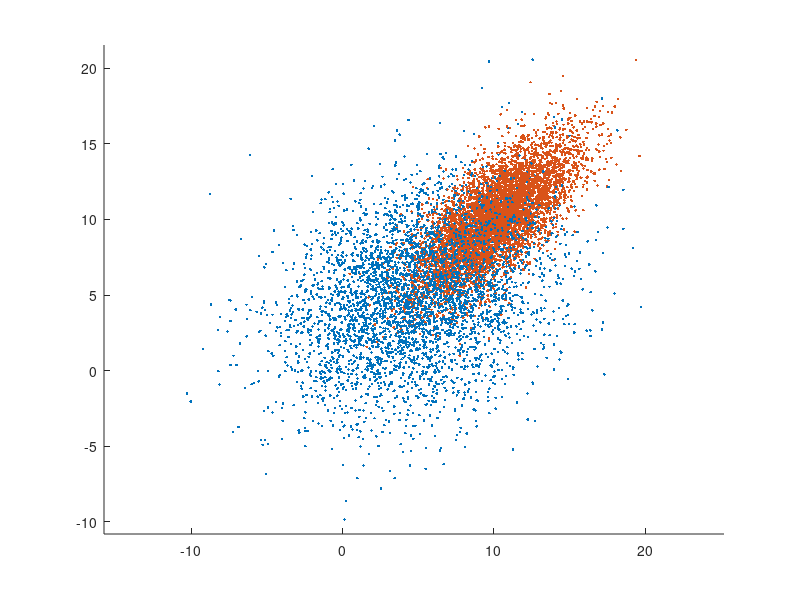

This figure's MATLAB source: (Note: this script raises an error after producing the figure.)
%% Initialisation
% Donnees
load ('donnees1.mat')
load ('donnees2.mat')

partie2 = true;
if (partie2)
    C1 = C3;
    C2 = C4;
end;

% Misc
nbIter = 50;
W = [6; 1; 2; -3];

% Erreurs
vecteurErreursMapC1 = zeros(nbIter, 1);
vecteurErreursMapC2 = zeros(nbIter, 1);

vecteurErreursPerceptronC1 = zeros(nbIter, 1);
vecteurErreursPerceptronC2 = zeros(nbIter, 1);

vecteurErreursMoindresC1 = zeros(nbIter, 1);
vecteurErreursMoindresC2 = zeros(nbIter, 1);

vecteurErreursMoindresOptC1 = zeros(nbIter, 1);
vecteurErreursMoindresOptC2 = zeros(nbIter, 1);

%% Affichage donnees
close all
figure('Name', 'Donnees')
hold on

axis equal
scatter3(C1(:, 1), C1(:,2),C1(:, 3), '.r')
scatter3(C2(:, 1), C2(:,2),C2(:, 3), '.b')
hold off


%% Classification
for i = 1:nbIter
    %% Echantillons
    disp(['Iteration ', num2str(i), ' en cours.'])
    [TrainC1, TrainC2, TestC1, TestC2] = extractTestAndTrain(C1, C2);
    
    
    %% MAP
    % Modele
    modelMAPC1 = trainModel(TrainC1, size(C1, 1));
    modelMAPC2 = trainModel(TrainC2, size(C2, 1));
    
    % Classification
    resMAPC1 = maxPost(TestC1, modelMAPC2, modelMAPC1);
    resMAPC2 = maxPost(TestC2, modelMAPC2, modelMAPC1);
    
    % Recherche d'erreurs
    vecteurErreursMapC1(i) = sum(resMAPC1);
    vecteurErreursMapC2(i) = size(resMAPC2, 1) - sum(resMAPC2);
    
    
    %% Perceptron
    WPerceptron = perceptron(transpose(TestC1), transpose(TestC2), W);
    mpPerceptron = malPlaces(getYFromC(transpose(TestC1), transpose(TestC2)), WPerceptron); 
    
    % Recherche d'erreurs
    vecteurErreursPerceptronC1(i) = size(find(mpPerceptron(1,:)== 1), 2);
    vecteurErreursPerceptronC2(i) = size(find(mpPerceptron(1,:)== -1), 2);
    
    
    %% Moindre Carres
    WMoindres = moindresCarres(transpose(TestC1), transpose(TestC2));
    mpMoindres = malPlaces(getYFromC(transpose(TestC1), transpose(TestC2)), WMoindres);

    % Recherche d'erreurs
    vecteurErreursMoindresC1(i) = size(find(mpMoindres(1,:) == 1), 2);
    vecteurErreursMoindresC2(i) = size(find(mpMoindres(1,:) == -1), 2);
    
    
    %% Moindre Carres Optimises
    WMoindresOpt = moindresCarresOptimisation(transpose(TestC1), transpose(TestC2));
    mpMoindresOpt = malPlaces(getYFromC(transpose(TestC1), transpose(TestC2)), WMoindresOpt);

    % Recherche d'erreurs
    vecteurErreursMoindresOptC1(i) = size(find(mpMoindresOpt(1,:) == 1), 2);
    vecteurErreursMoindresOptC2(i) = size(find(mpMoindresOpt(1,:) == -1), 2);
    
    
end;


%% Taux d'erreurs
% MAP
pourcentageErreursMAPC1 = vecteurErreursMapC1 * 100 / size(TestC1, 1);
pourcentageErreursMAPC2 = vecteurErreursMapC2 * 100 / size(TestC2, 1);
pourcentageErreursMAP = (vecteurErreursMapC1 + vecteurErreursMapC2) * 100 / (size(TestC1, 1) + size(TestC2, 1));

% Moyenne MAP
moyennePourcentageErreursMAPC1 = mean(pourcentageErreursMAPC1)
moyennePourcentageErreursMAPC2 = mean(pourcentageErreursMAPC2)
moyennePourcentageErreursMAP = mean(pourcentageErreursMAP)


% Perceptron
pourcentageErreursPerceptronC1 = vecteurErreursPerceptronC1 * 100 / size(TestC1, 1);
pourcentageErreursPerceptronC2 = vecteurErreursPerceptronC2 * 100 / size(TestC2, 1);
pourcentageErreursPerceptron = (vecteurErreursPerceptronC1 + vecteurErreursPerceptronC2) * 100 / (size(TestC1, 1) + size(TestC2, 1));

% Moyenne perceptron
moyennePourcentageErreursPerceptronC1 = mean(pourcentageErreursPerceptronC1)
moyennePourcentageErreursPerceptronC2 = mean(pourcentageErreursPerceptronC2)
moyennePourcentageErreursPerceptron = mean(pourcentageErreursPerceptron)


% Moindres carres
pourcentageErreursMoindresC1 = vecteurErreursMoindresC1 * 100 / size(TestC1, 1);
pourcentageErreursMoindresC2 = vecteurErreursMoindresC2 * 100 / size(TestC2, 1);
pourcentageErreursMoindres = (vecteurErreursMoindresC1 + vecteurErreursMoindresC2) * 100 / (size(TestC1, 1) + size(TestC2, 1));

% Moyenne moindres carres
moyennePourcentageErreursMoindresC1 = mean(pourcentageErreursMoindresC1)
moyennePourcentageErreursMoindresC2 = mean(pourcentageErreursMoindresC2)
moyennePourcentageErreursMoindres = mean(pourcentageErreursMoindres)


% Moindres carres optimises
pourcentageErreursMoindresOptC1 = vecteurErreursMoindresOptC1 * 100 / size(TestC1, 1);
pourcentageErreursMoindresOptC2 = vecteurErreursMoindresOptC2 * 100 / size(TestC2, 1);
pourcentageErreursMoindresOpt = (vecteurErreursMoindresOptC1 + vecteurErreursMoindresOptC2) * 100 / (size(TestC1, 1) + size(TestC2, 1));

% Moyenne moindres carres optimises
moyennePourcentageErreursMoindresOptC1 = mean(pourcentageErreursMoindresOptC1)
moyennePourcentageErreursMoindresOptC2 = mean(pourcentageErreursMoindresOptC2)
moyennePourcentageErreursMoindresOpt = mean(pourcentageErreursMoindresOpt)


%% Affichage taux d'erreurs MAP
figure('Name', 'Taux d erreurs MAP')
hold on
axis auto

plot(pourcentageErreursMAPC1, 'red')
plot(pourcentageErreursMAPC2, 'blue')
plot(pourcentageErreursMAP, 'magenta')

hold off


%% Affichage taux d'erreurs Perceptron
figure('Name', 'Taux d erreurs Perceptron')
hold on
axis auto

plot(pourcentageErreursPerceptronC1, 'red')
plot(pourcentageErreursPerceptronC2, 'blue')
plot(pourcentageErreursPerceptron, 'magenta')

hold off


%% Affichage taux d'erreurs Moindres Carres
figure('Name', 'Taux d erreurs Moindres Carres')
hold on
axis auto

plot(pourcentageErreursMoindresC1, 'red')
plot(pourcentageErreursMoindresC2, 'blue')
plot(pourcentageErreursMoindres, 'magenta')

hold off


%% Affichage taux d'erreurs Moindres Carres Optimises
figure('Name', 'Taux d erreurs Moindres Carres Optimises')
hold on
axis auto

plot(pourcentageErreursMoindresOptC1, 'red')
plot(pourcentageErreursMoindresOptC2, 'blue')
plot(pourcentageErreursMoindresOpt, 'magenta')

hold off

